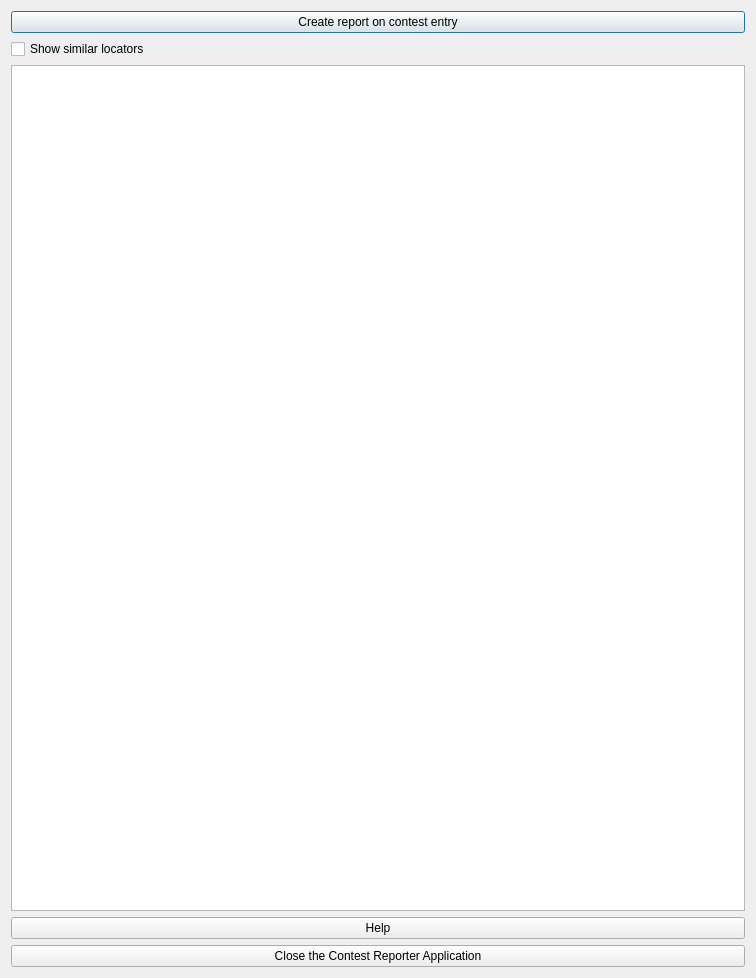
<?xml version="1.0" encoding="UTF-8"?>
<ui version="4.0">
 <class>Form</class>
 <widget class="QWidget" name="Form">
  <property name="geometry">
   <rect>
    <x>0</x>
    <y>0</y>
    <width>756</width>
    <height>978</height>
   </rect>
  </property>
  <property name="windowTitle">
   <string>Form</string>
  </property>
  <layout class="QVBoxLayout" name="verticalLayout">
   <item>
    <widget class="QPushButton" name="pushButtonReport">
     <property name="text">
      <string>Create report on contest entry</string>
     </property>
     <property name="autoDefault">
      <bool>false</bool>
     </property>
     <property name="default">
      <bool>true</bool>
     </property>
    </widget>
   </item>
   <item>
    <widget class="QCheckBox" name="checkBoxSimilarLocators">
     <property name="text">
      <string>Show similar locators</string>
     </property>
    </widget>
   </item>
   <item>
    <widget class="QTextEdit" name="textEdit"/>
   </item>
   <item>
    <widget class="QPushButton" name="pushButtonHelp">
     <property name="text">
      <string>Help</string>
     </property>
    </widget>
   </item>
   <item>
    <widget class="QPushButton" name="pushButtonExit">
     <property name="text">
      <string>Close the Contest Reporter Application</string>
     </property>
    </widget>
   </item>
  </layout>
 </widget>
 <resources/>
 <connections>
  <connection>
   <sender>pushButtonExit</sender>
   <signal>clicked()</signal>
   <receiver>Form</receiver>
   <slot>close()</slot>
   <hints>
    <hint type="sourcelabel">
     <x>377</x>
     <y>932</y>
    </hint>
    <hint type="destinationlabel">
     <x>377</x>
     <y>488</y>
    </hint>
   </hints>
  </connection>
 </connections>
</ui>
